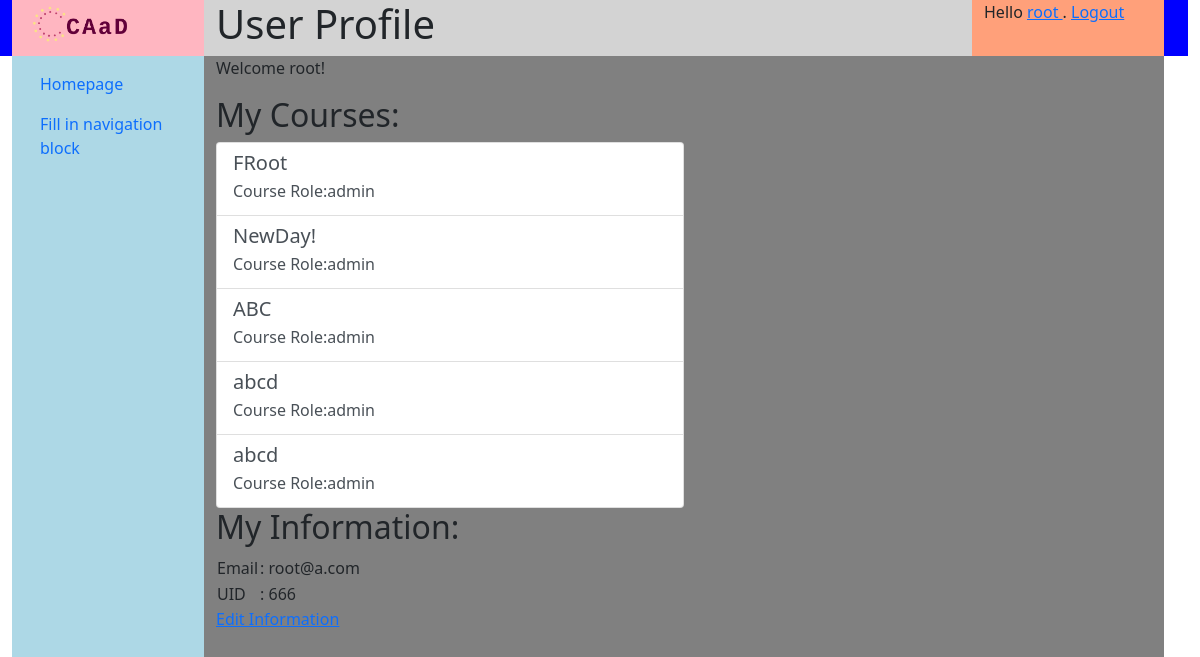
/users/profile/root (signed in), run on an earlier commit of the app's database.
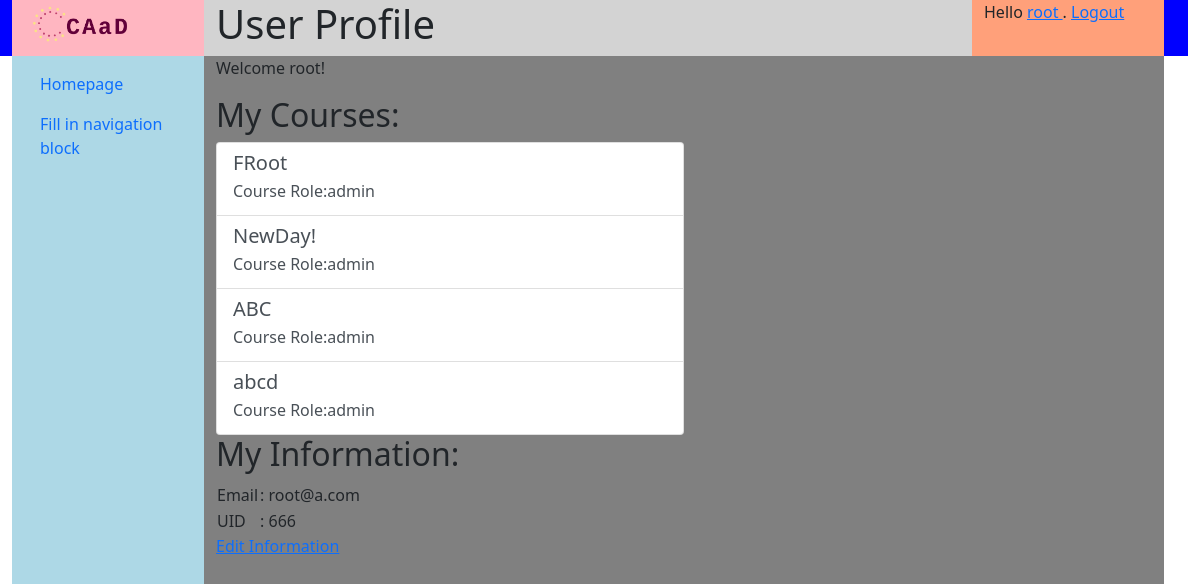
And on a later commit of the database.
### courses/models.py (models this page shows, shortened)
class Course(models.Model):
    name = models.CharField('course name', max_length=32)
    password = models.CharField('joining password', max_length=8)
    description = models.CharField('description', max_length=512)
    is_open = models.BooleanField("Is open to all", default=True)
    create_date = models.DateTimeField('date created up', default=now())
    creator = models.ForeignKey(User, on_delete=models.CASCADE)

### users/views.py (the view)
# urls.py: path(r'profile/<str:username>', views.profile, name='profile'),
def profile(request, username):
    owner = get_object_or_404(User, username=username)
    context = {}
    context['title'] = "User Profile"
    if request.user != owner:
        context["others_name"] = owner.get_username()
    else:
        context["course_info_list"] = get_enrolled_courses(request.user)
        context["owner"] = owner
        context["owner_aux"] = owner.auxiliary
    return render(request, 'users/profile.html', context)

### users/utils.py (called while the page is built)
def get_enrolled_courses(user):
    enrolled_courses = CourseMember.objects.filter(user=user)
    course_info_list = []
    for role in enrolled_courses:
        course = role.course
        course_info_list.append({
            'name': course.name,
            'id': course.pk,
            'role': COURSEMEMBER_TYPE[role.type]
        })
    return course_info_list

### templates/users/profile.html (shortened to what this page needs)
{% extends "generics/base.html" %}
{% block content %}
{% if course_info_list == None %}
    <p>Hello {{ user.name }}, this is profile of {{ others_name }}</p>
{% else %}
    <p>Welcome {{ owner.username }}!</p>
{% endif %}
{% if course_info_list %}
<div id="myCourses">
    <h2>My Courses:</h2>
    <div class="list-group w-50">
        {% for course_info in course_info_list %}
            <a href="{% url 'courses:course_homepage' course_info.id %}" class="list-group-item list-group-item-action" aria-current="true">
                <div class="d-flex justify-content-between">
                    <h5 class="mb-1">{{ course_info.name }}</h5>
                </div>
                <p class="mb-1">Course Role:{{ course_info.role }}</p>
            </a>
        {% endfor %}
    </div>
    <h2>My Information:</h2>
    <table>
        <tr>
            <td>Email</td>
            <td>: {{ owner.email | default:"N/A" }}</td>
        </tr>
        <tr>
            <td>UID</td>
            <td>: {{ owner_aux.uid | default:"N/A" }}</td>
        </tr>
    </table>
    <a href="{% url 'users:edit' owner.pk %}">Edit Information</a>
{% endif %}
{% endblock content %}

What changed in the data, as far as the page shows it:
removed Course: name "abcd"
Also different on the page:
list line gone: "Course Role: admin"
